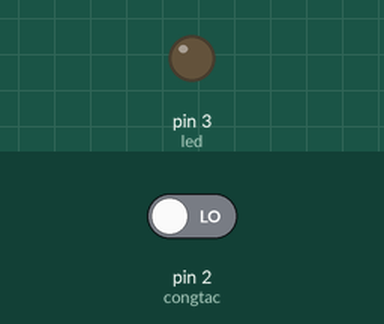
A sketch run on a simulated Arduino Uno, built with avr-gcc and run on an emulated ATmega328P. Shown: output pins drawn as LEDs (lit = HIGH). Dashed ring = blinking. Inputs (shaded band) come from the test bench; at power-on: pin 2 (congtac) LOW.

Above: at 1.2 s.
1.3 s: pin 2 (congtac) driven HIGH
At 1.55 s:
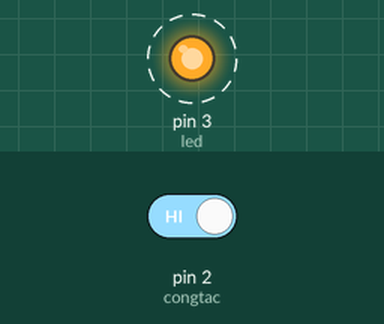
4.3 s: pin 2 (congtac) driven LOW
At 4.3 s:
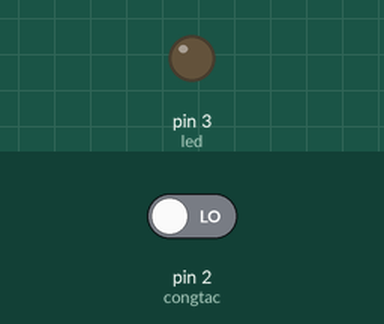
Timing chart, 0 to 7.3 s (numbered marks = the images above; inputs shaded):
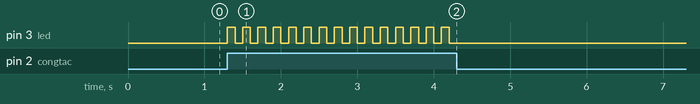

Measured:
- after the input at 1.3 s, pin 3 (led): alternates HIGH for 0.10 s and LOW for 0.10 s, starting at once
- after the input at 4.3 s, pin 3 (led): stops changing and stays LOW

The sketch:

pushbutton_click_on_led.ino
```cpp
int congtac=2;
int led=3;
int ttled=0;
void setup()
{
  pinMode(led, OUTPUT);
  pinMode(congtac, INPUT);
  digitalWrite(led, LOW);

}

void loop()
{
  int trangthai=digitalRead(congtac);
  int ledsang=digitalRead(led);
  if(trangthai==1 && ledsang==ttled)
  {
    digitalWrite(led, !ttled);
    ttled=!ttled;
    delay(100);
  }
}
```

stunning_bombul2.ino
```cpp

```
